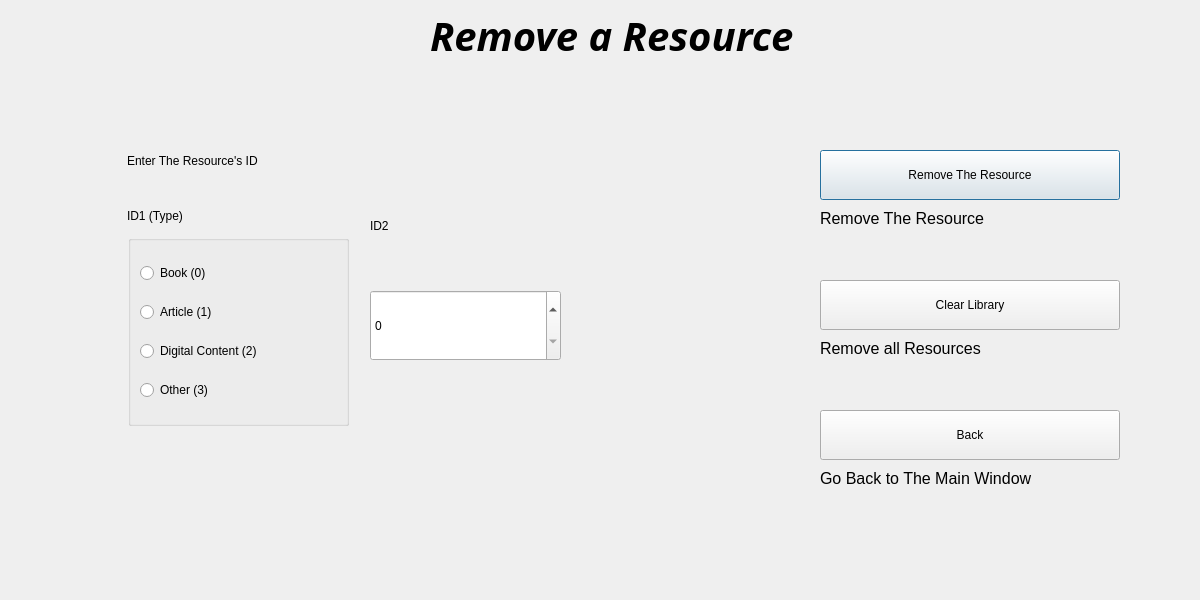
<?xml version="1.0" encoding="UTF-8"?>
<ui version="4.0">
 <class>removeWindow</class>
 <widget class="QDialog" name="removeWindow">
  <property name="geometry">
   <rect>
    <x>0</x>
    <y>0</y>
    <width>1200</width>
    <height>600</height>
   </rect>
  </property>
  <property name="windowTitle">
   <string>Dialog</string>
  </property>
  <widget class="QGroupBox" name="id1">
   <property name="geometry">
    <rect>
     <x>128</x>
     <y>235</y>
     <width>221</width>
     <height>191</height>
    </rect>
   </property>
   <property name="title">
    <string/>
   </property>
   <layout class="QVBoxLayout" name="verticalLayout_2">
    <item>
     <widget class="QRadioButton" name="book">
      <property name="text">
       <string>Book (0)</string>
      </property>
     </widget>
    </item>
    <item>
     <widget class="QRadioButton" name="article">
      <property name="text">
       <string>Article (1)</string>
      </property>
     </widget>
    </item>
    <item>
     <widget class="QRadioButton" name="digitalcontent">
      <property name="text">
       <string>Digital Content (2)</string>
      </property>
     </widget>
    </item>
    <item>
     <widget class="QRadioButton" name="other">
      <property name="text">
       <string>Other (3)</string>
      </property>
     </widget>
    </item>
   </layout>
  </widget>
  <widget class="QSpinBox" name="id2">
   <property name="geometry">
    <rect>
     <x>370</x>
     <y>290</y>
     <width>191</width>
     <height>71</height>
    </rect>
   </property>
  </widget>
  <widget class="QPushButton" name="remove">
   <property name="geometry">
    <rect>
     <x>820</x>
     <y>150</y>
     <width>300</width>
     <height>50</height>
    </rect>
   </property>
   <property name="text">
    <string>Remove The Resource</string>
   </property>
  </widget>
  <widget class="QPushButton" name="back">
   <property name="geometry">
    <rect>
     <x>820</x>
     <y>410</y>
     <width>300</width>
     <height>50</height>
    </rect>
   </property>
   <property name="text">
    <string>Back</string>
   </property>
  </widget>
  <widget class="QPushButton" name="clear">
   <property name="geometry">
    <rect>
     <x>820</x>
     <y>280</y>
     <width>300</width>
     <height>50</height>
    </rect>
   </property>
   <property name="text">
    <string>Clear Library</string>
   </property>
  </widget>
  <widget class="QLabel" name="label_2">
   <property name="geometry">
    <rect>
     <x>430</x>
     <y>10</y>
     <width>451</width>
     <height>51</height>
    </rect>
   </property>
   <property name="baseSize">
    <size>
     <width>0</width>
     <height>0</height>
    </size>
   </property>
   <property name="font">
    <font>
     <family>Script MT</family>
     <pointsize>30</pointsize>
     <italic>true</italic>
     <bold>true</bold>
    </font>
   </property>
   <property name="text">
    <string>Remove a Resource</string>
   </property>
  </widget>
  <widget class="QLabel" name="label">
   <property name="geometry">
    <rect>
     <x>127</x>
     <y>130</y>
     <width>311</width>
     <height>61</height>
    </rect>
   </property>
   <property name="text">
    <string>Enter The Resource's ID</string>
   </property>
  </widget>
  <widget class="QLabel" name="label_3">
   <property name="geometry">
    <rect>
     <x>127</x>
     <y>190</y>
     <width>141</width>
     <height>51</height>
    </rect>
   </property>
   <property name="text">
    <string>ID1 (Type)</string>
   </property>
  </widget>
  <widget class="QLabel" name="label_4">
   <property name="geometry">
    <rect>
     <x>370</x>
     <y>190</y>
     <width>211</width>
     <height>71</height>
    </rect>
   </property>
   <property name="text">
    <string>ID2</string>
   </property>
  </widget>
  <widget class="QLabel" name="label_5">
   <property name="geometry">
    <rect>
     <x>820</x>
     <y>210</y>
     <width>321</width>
     <height>16</height>
    </rect>
   </property>
   <property name="font">
    <font>
     <pointsize>12</pointsize>
    </font>
   </property>
   <property name="text">
    <string>Remove The Resource</string>
   </property>
  </widget>
  <widget class="QLabel" name="label_6">
   <property name="geometry">
    <rect>
     <x>820</x>
     <y>340</y>
     <width>321</width>
     <height>16</height>
    </rect>
   </property>
   <property name="font">
    <font>
     <pointsize>12</pointsize>
    </font>
   </property>
   <property name="text">
    <string>Remove all Resources</string>
   </property>
  </widget>
  <widget class="QLabel" name="label_7">
   <property name="geometry">
    <rect>
     <x>820</x>
     <y>470</y>
     <width>321</width>
     <height>16</height>
    </rect>
   </property>
   <property name="font">
    <font>
     <pointsize>12</pointsize>
    </font>
   </property>
   <property name="text">
    <string>Go Back to The Main Window</string>
   </property>
  </widget>
 </widget>
 <resources/>
 <connections/>
</ui>
